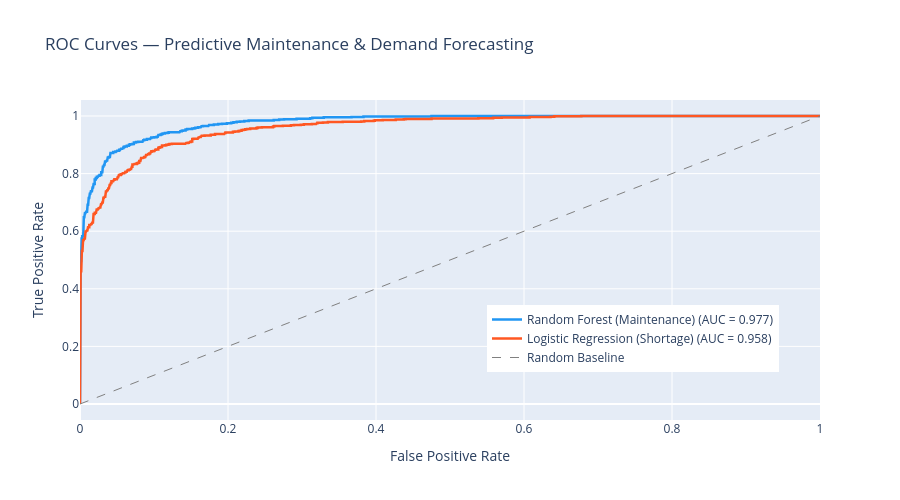

Notebook code cell kept with this figure:
### Code cell
def plot_roc_curves(
    rf_y_test: pd.Series,
    rf_y_proba: np.ndarray,
    lr_y_test: pd.Series,
    lr_y_proba: np.ndarray,
) -> None:
    """
    Plot ROC curves for both models on a single Plotly chart.

    Parameters
    ----------
    rf_y_test, rf_y_proba : Series / array
        True labels and predicted probabilities for RF model.
    lr_y_test, lr_y_proba : Series / array
        True labels and predicted probabilities for LR model.
    """
    fig = go.Figure()

    for y_test, y_proba, name, colour in [
        (rf_y_test, rf_y_proba, "Random Forest (Maintenance)", "#2196F3"),
        (lr_y_test, lr_y_proba, "Logistic Regression (Shortage)", "#FF5722"),
    ]:
        fpr, tpr, _ = roc_curve(y_test, y_proba)
        auc = roc_auc_score(y_test, y_proba)

        fig.add_trace(go.Scatter(
            x=fpr, y=tpr,
            name=f"{name} (AUC = {auc:.3f})",
            mode="lines",
            line=dict(color=colour, width=2.5),
        ))

    # Diagonal baseline
    fig.add_trace(go.Scatter(
        x=[0, 1], y=[0, 1],
        name="Random Baseline",
        mode="lines",
        line=dict(color="grey", dash="dash", width=1),
    ))

    fig.update_layout(
        title="ROC Curves — Predictive Maintenance & Demand Forecasting",
        xaxis_title="False Positive Rate",
        yaxis_title="True Positive Rate",
        height=500,
        legend=dict(x=0.55, y=0.15),
    )
    fig.show()


plot_roc_curves(
    maint_split["y_test"],
    rf_results["y_proba"],
    short_split["y_test"],
    lr_results["y_proba"],
)

### Figure 1 — Plotly figure (JSON) as saved in the notebook; plotly's stock layout.template omitted (floating-point values rounded to 4 significant figures; data arrays with more than 128 entries replaced by an {"elided": "..."} marker saying what was removed)
{"data": [{"line": {"color": "#2196F3", "width": 2.5}, "mode": "lines", "name": "Random Forest (Maintenance) (AUC = 0.977)", "type": "scatter", "x": {"elided": "311 float values"}, "y": {"elided": "311 float values"}}, {"line": {"color": "#FF5722", "width": 2.5}, "mode": "lines", "name": "Logistic Regression (Shortage) (AUC = 0.958)", "type": "scatter", "x": {"elided": "324 float values"}, "y": {"elided": "324 float values"}}, {"line": {"color": "grey", "dash": "dash", "width": 1}, "mode": "lines", "name": "Random Baseline", "type": "scatter", "x": [0, 1], "y": [0, 1]}], "layout": {"height": 500, "legend": {"x": 0.55, "y": 0.15}, "title": {"text": "ROC Curves — Predictive Maintenance & Demand Forecasting"}, "xaxis": {"title": {"text": "False Positive Rate"}}, "yaxis": {"title": {"text": "True Positive Rate"}}}}
